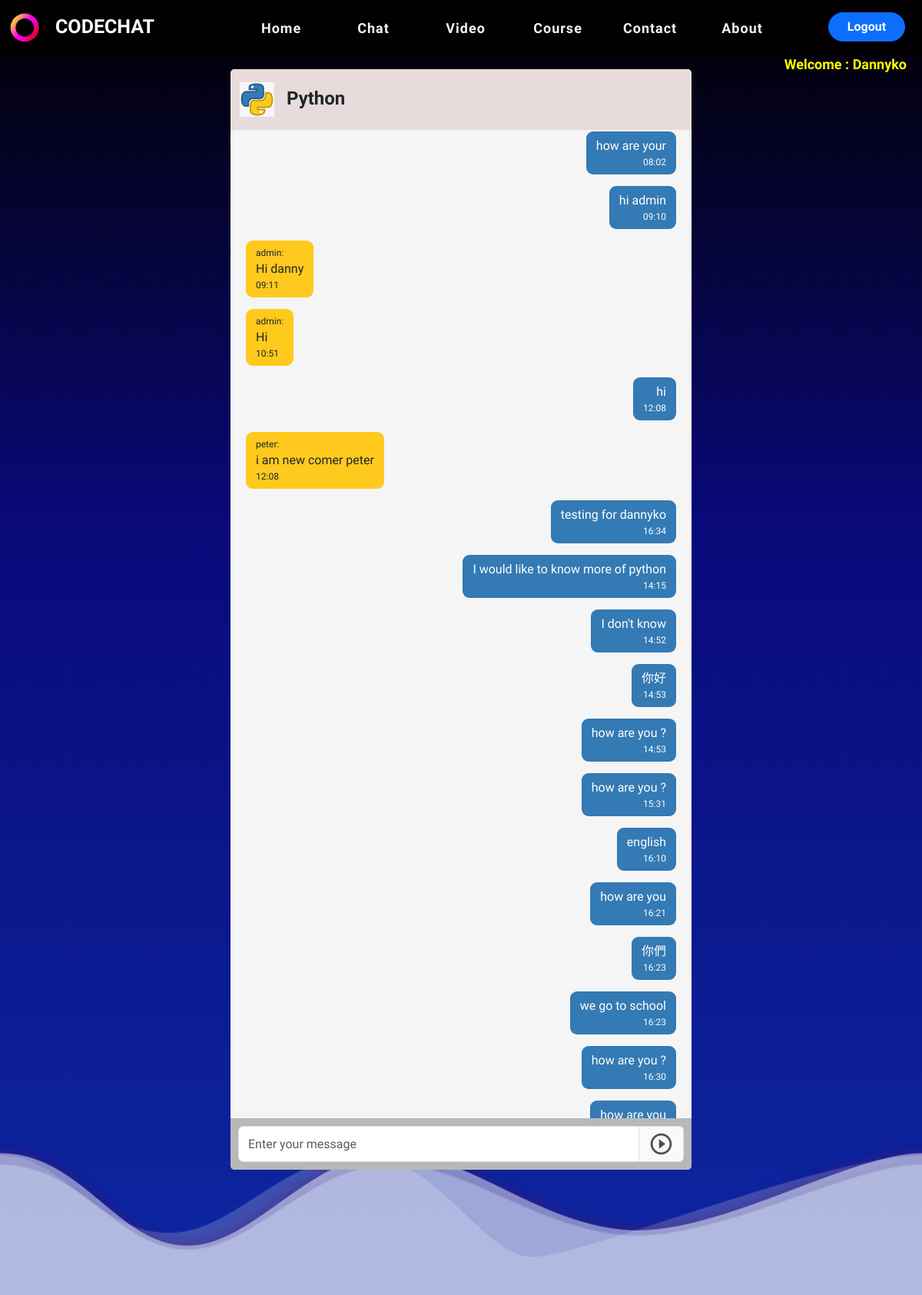
Page /rooms/python/ (signed in) on the committed database.
### room/models.py (models this page shows)
class Room(models.Model):
    name = models.CharField(max_length=255)
    image = models.CharField(max_length=30, null=False, default="empty")
    slug = models.SlugField(unique=True)

class Message(models.Model):
    room = models.ForeignKey(Room, related_name='messages', on_delete=models.CASCADE)
    user = models.ForeignKey(User, related_name='messages', on_delete=models.CASCADE)
    content = models.TextField()
    date_added = models.DateTimeField(auto_now_add=True)
    class Meta:
        ordering= ('date_added',)

### room/views.py (the view)
# urls.py: path("<slug:slug>/", views.chatroomPage, name="chatroomPage")
@login_required
def chatroomPage(request, slug):
    room = Room.objects.get(slug = slug)
    messages = Message.objects.filter(room=room)
    data={'room': room, 'messages':messages}
    return render(request, "room/chatroomPage.html", data)

### room/templates/room/chatroomPage.html (shortened to what this page needs)
{% extends "core/base.html" %}
{% load static %}
{% block content %}
<div class="chatcontainer">
  <div class="card chatroom">
    <div class="topic" >
      <div>
      <image src="{% static 'images/'  %}{{room.image}}" style="width:45px; margin-right:10px"/>
      {{room.name}}
      </div>
    </div>
    <div class="chatcontent translate" id="chat-messages">
      {% for m in messages %}
         {% if request.user.username == m.user.username %}
        <div class="iam_say">
          <div class="btn bubble">
            {{m.content}}<br/>
            <span>{{m.date_added|date:"H:i"}}</span>
          </div>
        </div>
         {% else %}
        <div class="user_say">
          <div class="btn ububble">
          <span>{{m.user.username}}:</span>
           {{m.content}}
          <span>{{m.date_added|date:"H:i"}}</span>
          </div>
        </div>
         {% endif %}
      {% endfor %}
    </div>
    <form message="post" action=".">
        <div class="input-group chatbar">
      <input type="text" class="form-control" placeholder="Enter your message" id="chat-message-input">
      <button class="input-group-text" id="chat-message-submit"><i class="material-icons icons" style="font-size:33px">&#xe039;</i></button>
    </div>
      </form>
  </div>
</div>
{% endblock %}

### core/templates/core/base.html (shortened to what this page needs)
<!DOCTYPE html>
<html>
  <head>
    {% load static %}
    {% load bootstrap5 %} {% bootstrap_css %} {% bootstrap_javascript %}
    <link rel="stylesheet" href="{% static 'css/style.css' %}" />
  </head>
  <body class="notranslate">
    <nav class="navbar navbar-expand-xl navbar-custom">
      <div class="container-fluid">
        <div style="display: flex; flex-direction:row; margin-right: 100px">
          <div style="border-radius: 10px; width: 40px; height: 40px">
            <image
              src="{% static 'images/logo.png' %}"
              style="width: 40px; height: 40px"
            />
          </div>
          <a class="navbar-brand-custom" href="/">CODECHAT</a>
        </div>
        <div class="collapse navbar-collapse" id="navbarNav">
          <div class="menu_item">
            <ul class="navbar-nav">
              <li class="nav-item">
                <div class="outer button">
                  <a href="{% url 'homePage' %}">Home</a>
                </div>
              </li>
              {% if request.user.is_authenticated %}
              <li class="nav-item">
                <div class="outer button">
                  <a href="{% url 'roomsPage' %}">Chat</a>
                </div>
              </li>
              {% endif %}
              <li class="nav-item">
                <div class="outer button">
                  <a href="{% url 'videoListPage' %}"
                    >Video</a
                  >
                </div>
              </li>
              <li class="nav-item">
                <div class="outer button">
                  <a href="{% url 'homePage' %}">Course</a>
                </div>
              </li>
              <li class="nav-item">
                <div class="outer button">
                  <a href="{% url 'contactusPage' %}">Contact</a>
                </div>
              </li>
              <li class="nav-item">
                <div class="outer button">
                  <a href="{% url 'homePage' %}">About</a>
                </div>
              </li>
            </ul>
          </div>
          <div class="logbutton">
          {% if request.user.is_authenticated %}
            <form method="POST" action="{% url 'logoutPage' %}">
                <button class="btn btn-primary logoutbtn">Logout</button>
            </form>
          {% else %}
              <a href="{% url 'loginPage' %}" class="btn btn-primary loginbtn">Login</a>
              <a href="{% url 'signupPage' %}" class="btn signupbtn">Signup</a>
          {% endif %}
          </div>
        </div>
      </div>
    </nav>
    <div class="container">
      {% if request.user.is_authenticated %}
      <div class="welcome">Welcome : {{request.user.username | title}}</div>
      {% endif %}
      {% block content %}{% endblock %}
    </div>
    <div class="line line-1">
      <div
        class="wave wave1"
        style="background-image: url({%static 'images/1.png'%})"
      ></div>
    </div>
    <div class="line line-2">
      <div
        class="wave wave2"
        style="background-image: url({%static 'images/2.png'%})"
      ></div>
    </div>
    <div class="line line-3">
      <div
        class="wave wave3"
        style="background-image: url({%static 'images/3.png'%})"
      ></div>
    </div>
  </body>
</html>

### static/css/style.css (style rules this page uses)
body { min-height:100vh; background-attachment: fixed; }
.navbar-custom { background-color:rgba(2,0,.6,1);; position: fixed; top:0; width: 100%; z-index: 100; }
.navbar-brand-custom { font-weight:bold; color:white; font-size:25px; padding-left: 20px; text-decoration: none; }
.menu_item { display: flex; flex-direction: row; justify-content: start; align-items: center; width: 100%; }
#navbarNav { margin-right: 10px; }
.nav-item { margin-bottom: 8px; margin-top: 8px; }
.icons { color:rgb(77, 77, 77); font-size: 36px; }
.welcome { position: absolute; color: whitesmoke; height: 30px; font-size: 18px; font-weight: bold; top: 70px; right: 20px; color:yellow }
.chatcontainer { height:100vh; display:flex; flex-direction:column; justify-content: start; align-items: center; }
.chatroom { position:fixed; max-width: 600px; width:90%; background-color: whitesmoke; max-height: 85%; top:90px; bottom: 10px; border:none }
.topic { overflow: hidden; background-color: rgb(231, 219, 219) ; border-radius: 5px 5px 0px 0px; padding: 12px; width: 100%; height: 80px; font-weight: bold; font-size:x-large; display: flex; flex-direction: row; justify-content: space-between; align-items: center; }
.chatbar { border-radius: 0px 0px 5px 5px; padding: 10px; background-color: rgb(184, 184, 184); position: absolute; width: 100%; bottom:0px }
.chatcontent { padding: 20px; overflow-y:auto; height: 97%; }
.user_say { display: flex; flex-direction: column; justify-content: center; align-items: start; width: 100%; margin-bottom: 15px; }
.iam_say { display: flex; flex-direction: column; justify-content: center; align-items: end; width: 100%; margin-bottom: 15px; }
.bubble { border-radius: 9px; display: flex; flex-direction: column; justify-content: center; align-items: end; background-color: rgb(52,122,180); color: white; }
.bubble span { font-size: 12px; }
.ububble { border-radius: 9px; display: flex; flex-direction: column; justify-content: center; align-items:start; background-color: rgb(255,202,29); }
.ububble span { font-size: 12px; }
.outer { position: relative; margin-left: 10px; background:rgba(2,0,.6,1) }
.button { height:40px; width:110px; border-radius: 50px; }
.outer a, .outer span, .outer button { position:absolute; top:50%; left:50%; transform: translate(-50%, -50%); }
.outer a, .outer button { padding-top: 2px; display: table-cell; vertical-align: middle; text-align: center; outline: none; border: none; background:rgba(2,0,.6,1); color:#f2f2f2; font-size:18px; letter-spacing: 1px; cursor: pointer; text-decoration: none; z-index: 9; font-weight: bold; }
.button a, .button button { height: 30px; width: 100px; border-radius: 50px; }
.line { bottom: 0; position:fixed; width: 100%; overflow: hidden; height: 15%; }
.line-1 { z-index:-5; opacity: 0.2; }
.line-2 { z-index:-7; opacity: 0.5; }
.line-3 { z-index:-10; opacity: 0.2; }
.wave { position: absolute; left: 0; width: 200%; height: 100%; background-repeat:repeat no-repeat; background-position: 0 bottom; transform-origin: center bottom; }
.wave1 { background-size: 50% 80%; }
.wave2 { background-size: 50% 80%; animation: wavecure 15s linear infinite; }
.wave3 { background-size: 50% 80%; animation: wavecure 25s linear infinite; }
.logbutton { display: flex; flex-direction: row; justify-content:end; margin-top: -3px; }
.logoutbtn { width: 100px; font-weight: bold; border-radius: 25px; }

### room/templates/room/chatroomPage.html (style rules this page uses)
body { font-family:"Exo 2", sans-serif; background-image: linear-gradient(180deg, rgba(2,0,.6,1) 0%, rgba(9,9,121,1) 40%, rgb(13, 40, 163) 100%); }

### rows in the picture
Room: image (picture), name "Python"
Message: content "how are your", date_added "08:02"
Message: content "hi admin", date_added "09:10"
Message: user.username "admin", content "Hi danny", date_added "09:11"
Message: user.username "admin", content "Hi", date_added "10:51"
Message: content "hi", date_added "12:08"
Message: user.username "peter", content "i am new comer peter", date_added "12:08"
Message: content "testing for dannyko", date_added "16:34"
Message: content "I would like to know more of python", date_added "14:15"
Message: content "I don't know", date_added "14:52"
Message: content "你好", date_added "14:53"
Message: content "how are you ?", date_added "14:53"
Message: content "how are you ?", date_added "15:31"
Message: content "english", date_added "16:10"
Message: content "how are you", date_added "16:21"
Message: content "你們", date_added "16:23"
Message: content "we go to school", date_added "16:23"
Message: content "how are you ?", date_added "16:30"
Message: content "how are you"

### other values in the picture
{{ request.user.username | title }} "Dannyko"
